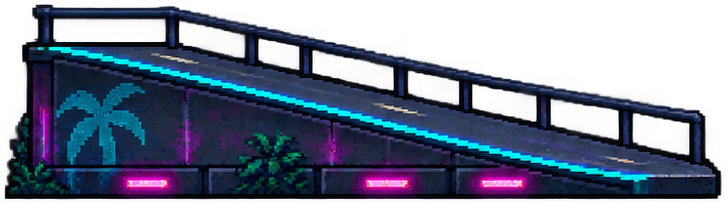
#> input picture skate_new/ramps/bank-long-ascending.png, 726 x 204 px, given in place of rampas.png, which was not available
$ python extract_sprite_sheets.py
#> lines starting #> are read from the running program, lines starting #| are printed output that depends on the picture
#> further down, source is the input picture: PIL image 726x204 RGBA; mean R, G, B, A 18.6, 28.1, 49.6, 150.1
#| rampas.png (726, 204)
"""One-time alpha-component cropper for the official Skate sprite sheets."""
from collections import defaultdict
from pathlib import Path
from PIL import Image

ROOT = Path(__file__).resolve().parents[1]
SHEETS = ("rampas.png", "grids.png", "assets_skate.png")
ALPHA_THRESHOLD = 8
PADDING = 4
MIN_COMPONENT_AREA = 180

LABELS = {
    "rampas.png": [
        ("quarter-large-neon", "ramps", "quarter", [[.02,.98],[.20,.95],[.36,.84],[.49,.61],[.60,.34],[.68,.08],[.94,.05]]),
        ("quarter-medium-neon", "ramps", "quarter", [[.02,.98],[.18,.94],[.39,.82],[.58,.61],[.73,.28],[.82,.06],[.97,.05]]),
        ("quarter-small-neon", "ramps", "quarter", [[.02,.98],[.24,.92],[.43,.76],[.58,.48],[.70,.10],[.96,.06]]),
        ("quarter-tall-neon", "ramps", "quarter", [[.02,.98],[.22,.94],[.42,.82],[.58,.60],[.72,.30],[.78,.06],[.96,.05]]),
        ("bank-long-descending", "ramps", "bank", [[.03,.18],[.24,.28],[.48,.46],[.74,.70],[.98,.96]]),
        ("quarter-wooden", "ramps", "quarter", [[.26,.03],[.32,.19],[.43,.46],[.58,.72],[.78,.90],[.98,.96]]),
        ("kicker-medium-neon", "ramps", "kicker", [[.03,.96],[.25,.91],[.47,.78],[.68,.52],[.83,.20],[.96,.035]]),
        ("bank-medium-ascending", "ramps", "bank", [[.03,.96],[.25,.86],[.48,.65],[.72,.38],[.98,.06]]),
        ("quarter-bowl", "ramps", "bowl", [[.02,.08],[.15,.40],[.29,.70],[.42,.91],[.53,.98],[.66,.91],[.79,.68],[.91,.37],[.98,.06]]),
        ("bank-long-ascending", "ramps", "bank", [[.02,.96],[.23,.81],[.45,.60],[.67,.39],[.84,.20],[.98,.06]])
    ],
    "grids.png": [
        ("rail-long-straight", "grinds", "rail", [[.02,.16],[.98,.16]]),
        ("rail-short-straight", "grinds", "rail", [[.03,.17],[.97,.17]]),
        ("handrail-descending-stairs", "grinds", "stair-rail", [[.03,.07],[.22,.18],[.43,.34],[.66,.50],[.97,.66]]),
        ("handrail-ascending-stairs", "grinds", "stair-rail", [[.03,.67],[.29,.54],[.56,.33],[.78,.17],[.97,.05]]),
        ("rail-curved-sag", "grinds", "curved-rail", [[.02,.30],[.18,.44],[.38,.66],[.54,.76],[.72,.66],[.88,.40],[.98,.08]]),
        ("rail-curved-rise", "grinds", "curved-rail", [[.02,.14],[.18,.40],[.36,.60],[.55,.66],[.74,.56],[.89,.30],[.98,.04]]),
        ("pipe-horizontal-frame", "grinds", "pipe", [[.04,.18],[.96,.18]]),
        ("cable-sag", "grinds", "cable", [[.02,.17],[.25,.43],[.50,.82],[.75,.43],[.98,.17]]),
        ("ledge-sloped", "grinds", "ledge", [[.02,.48],[.98,.05]]),
        ("ledge-short", "grinds", "ledge", [[.02,.06],[.98,.06]]),
        ("ledge-long", "grinds", "ledge", [[.02,.11],[.98,.11]])
    ],
    "assets_skate.png": [
        ("stairset-large", "props/gameplay", "stairs", [[.02,.04],[.18,.04],[.18,.13],[.34,.13],[.34,.23],[.50,.23],[.50,.34],[.66,.34],[.66,.47],[.82,.47],[.82,.62],[.98,.62]]),
        ("stairset-small", "props/gameplay", "stairs", [[.02,.05],[.24,.05],[.24,.22],[.45,.22],[.45,.40],[.68,.40],[.68,.61],[.98,.61]]),
        ("platform-wide", "props/gameplay", "platform", [[.03,.12],[.97,.12]]),
        ("block-low", "props/gameplay", "block", [[.03,.08],[.97,.08]]),
        ("ledge-long-low", "props/gameplay", "ledge", [[.02,.12],[.98,.12]]),
        ("bollard-cyan", "props/decoration", "decoration", []),
        ("bollard-yellow", "props/decoration", "decoration", []),
        ("bollard-magenta", "props/decoration", "decoration", []),
        ("bench-neon", "props/gameplay", "bench", [[.03,.18],[.97,.18]]),
        ("block-small", "props/gameplay", "block", [[.03,.08],[.97,.08]]),
        ("rooftop-garden-platform", "props/gameplay", "platform", [[.05,.77],[.95,.77]]),
        ("stair-platform", "props/gameplay", "stairs", [[.02,.04],[.24,.04],[.24,.18],[.46,.18],[.46,.33],[.68,.33],[.68,.49],[.98,.49]]),
        ("rooftop-utility-platform", "props/gameplay", "platform", [[.04,.18],[.96,.18]]),
        ("barrier-striped", "props/gameplay", "barrier", [[.03,.10],[.97,.10]]),
        ("planter-neon", "props/gameplay", "planter", [[.03,.20],[.97,.20]])
    ]
}


def components(image):
    alpha = image.getchannel("A")
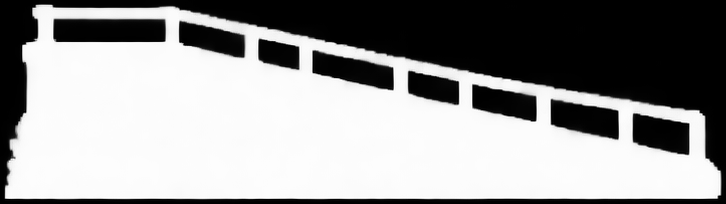
#> alpha: PIL image 726x204 L; min 0, max 255, mean 150.1
    width, height = image.size
#> width = 726; height = 204
    pixels = alpha.tobytes()
    parent = [0]
    boxes = {}
    previous = []

    def make(label):
        parent.append(label)
        return label

    def find(label):
        while parent[label] != label:
            parent[label] = parent[parent[label]]
            label = parent[label]
        return label

    def union(a, b):
        a, b = find(a), find(b)
        if a != b:
            parent[b] = a

    for y in range(height):
        row = y * width
        runs = []
        x = 0
        while x < width:
            while x < width and pixels[row + x] <= ALPHA_THRESHOLD:
                x += 1
            if x >= width:
                break
            start = x
            while x < width and pixels[row + x] > ALPHA_THRESHOLD:
                x += 1
            end = x
            label = make(len(parent))
            boxes[label] = [start, y, end, y + 1, end - start]
            runs.append((start, end, label))

        left = 0
        for start, end, label in runs:
            while left < len(previous) and previous[left][1] < start - 1:
                left += 1
            index = left
            while index < len(previous) and previous[index][0] <= end:
                p_start, p_end, p_label = previous[index]
                if p_end >= start - 1:
                    union(label, p_label)
                index += 1
        previous = runs

    merged = defaultdict(lambda: [width, height, 0, 0, 0])
    for label, box in boxes.items():
        root = find(label)
        out = merged[root]
        out[0] = min(out[0], box[0])
        out[1] = min(out[1], box[1])
        out[2] = max(out[2], box[2])
        out[3] = max(out[3], box[3])
        out[4] += box[4]

    result = []
    for x0, y0, x1, y1, area in merged.values():
        if area >= MIN_COMPONENT_AREA:
            result.append((x0, y0, x1, y1, area))
    return sorted(result, key=lambda item: (item[1], item[0]))


if __name__ == "__main__":
    manifest = {"schemaVersion": 1, "anchor": "bottom-center", "sources": {}, "ramps": [], "grinds": [], "props": {"gameplay": [], "decoration": []}, "riderFrames": {}}
    for filename in SHEETS:
        source = Image.open(ROOT / filename).convert("RGBA")
        print(filename, source.size)
        found = components(source)
        labels = LABELS[filename]
        if len(found) != len(labels):
#> (the run stopped early here; a loop or call above may not have finished)

$ run again, on skate_new/ramps/quarter-bowl.png
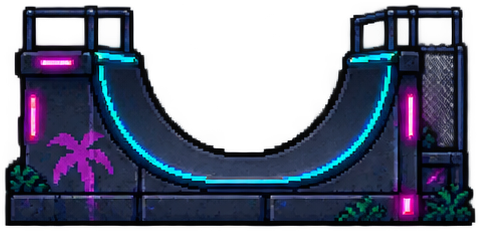
#> input picture skate_new/ramps/quarter-bowl.png, 480 x 231 px, given in place of rampas.png, which was not available
#> source is the input picture: PIL image 480x231 RGBA; mean R, G, B, A 20.1, 26, 46.5, 157.5
#| rampas.png (480, 231)
#> in components, `alpha = image.getchannel("A")`:
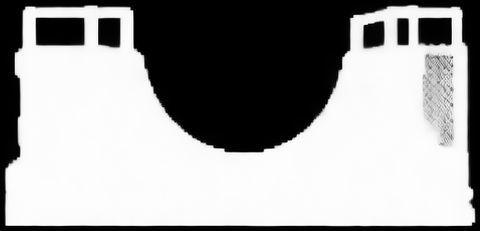
#> alpha: PIL image 480x231 L; min 0, max 255, mean 157.5

$ run again, on skate_new/ramps/quarter-large-neon.png
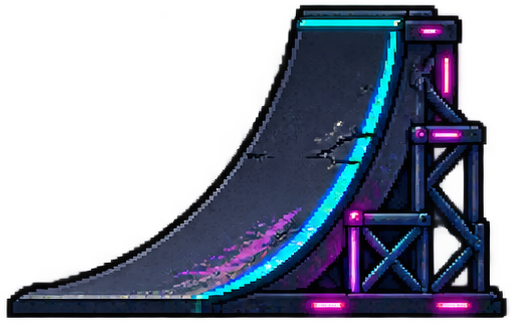
#> input picture skate_new/ramps/quarter-large-neon.png, 514 x 323 px, given in place of rampas.png, which was not available
#> source is the input picture: PIL image 514x323 RGBA; mean R, G, B, A 19.9, 25.4, 42.1, 129.2
#| rampas.png (514, 323)
#> in components, `alpha = image.getchannel("A")`:
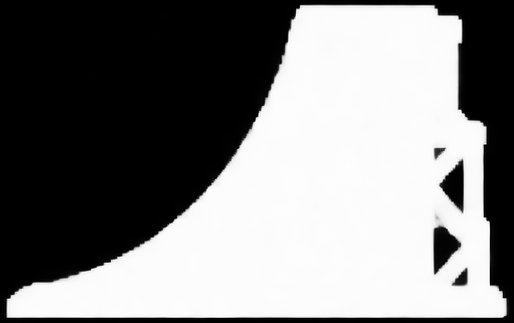
#> alpha: PIL image 514x323 L; min 0, max 255, mean 129.2
#> found = [(4, 4, 510, 319, 87644)]

$ run again, on skate_new/ramps/quarter-medium-neon.png
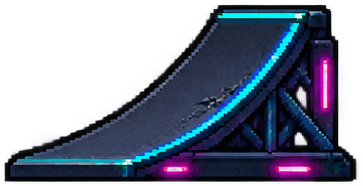
#> input picture skate_new/ramps/quarter-medium-neon.png, 363 x 186 px, given in place of rampas.png, which was not available
#> source is the input picture: PIL image 363x186 RGBA; mean R, G, B, A 20.6, 27, 45.4, 142
#| rampas.png (363, 186)
#> in components, `alpha = image.getchannel("A")`:
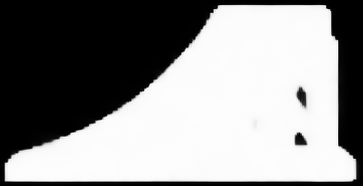
#> alpha: PIL image 363x186 L; min 0, max 255, mean 142
#> found = [(4, 4, 359, 182, 39288)]
